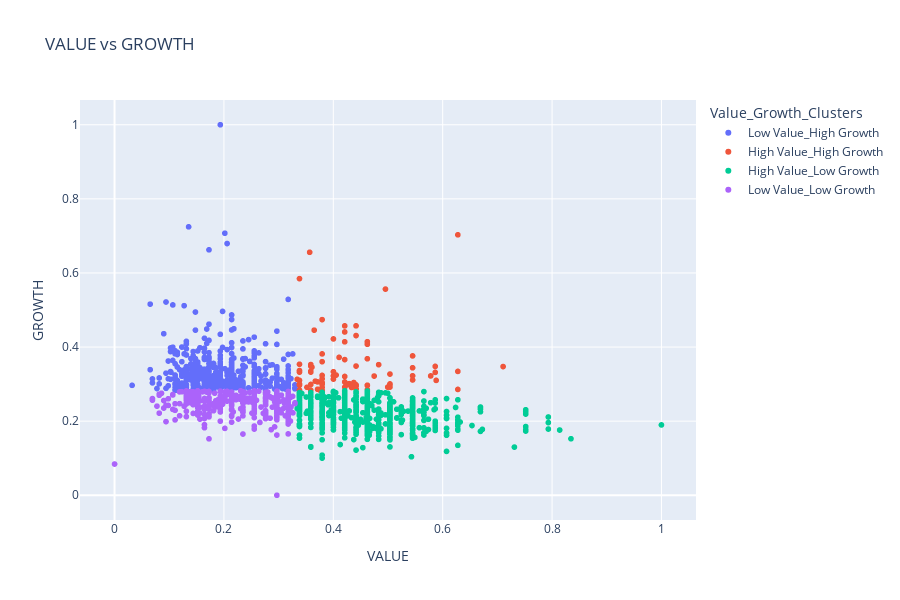

Notebook source saved alongside this figure:
### Code cell
import plotly.express as px

data_df['GROWTH_KME'] = data_df['GROWTH_KME'].map({1:'High Growth', 0: 'Low Growth'})
data_df['VALUE_KME'] = data_df['VALUE_KME'].map({1: 'High Value', 0: 'Low Value'})
data_df['GROWTH_KME'] = data_df['GROWTH_KME'].astype(str)
data_df['VALUE_KME'] = data_df['VALUE_KME'].astype(str)

# Concatenate 'VALUE_KME' and 'GROWTH_KME' for color
data_df['Value_Growth_Clusters'] = data_df['VALUE_KME'] + '_' + data_df['GROWTH_KME'].astype(str)

fig = px.scatter(data_df, x='VALUE', y='GROWTH', color='Value_Growth_Clusters', hover_name='LIGHTCAST_SKILL',title='VALUE vs GROWTH')
fig.update_layout(width=900, height=600) 
fig.show()

### Figure 1 — Plotly figure (JSON) as saved in the notebook; plotly's stock layout.template omitted (floating-point values rounded to 4 significant figures; data arrays with more than 128 entries replaced by an {"elided": "..."} marker saying what was removed)
{"data": [{"hovertemplate": "<b>%{hovertext}</b><br><br>Value_Growth_Clusters=Low Value_High Growth<br>VALUE=%{x}<br>GROWTH=%{y}<extra></extra>", "hovertext": {"elided": "485 str values"}, "legendgroup": "Low Value_High Growth", "marker": {"color": "#636efa", "symbol": "circle"}, "mode": "markers", "name": "Low Value_High Growth", "showlegend": true, "type": "scattergl", "x": {"elided": "485 float values"}, "xaxis": "x", "y": {"elided": "485 float values"}, "yaxis": "y"}, {"hovertemplate": "<b>%{hovertext}</b><br><br>Value_Growth_Clusters=High Value_High Growth<br>VALUE=%{x}<br>GROWTH=%{y}<extra></extra>", "hovertext": ["employee engagement strategy", "new business development", "business negotiation", "business process improvement", "corporate laws", "sustainability reporting", "environmental social and corporate governance (esg)", "business ethics", "naval architecture", "applications of artificial intelligence", "job/batch scheduling", "crisis communications", "budget management", "distribution strategies", "security investigations", "operational maintenance", "commissioning qualification validation (cqv)", "hazard identification", "cultural sensitivity", "design for manufacture and assembly (dfma)", "emerging technologies", "overcoming obstacles", "organizational performance", "organizational strategy", "front-end engineering", "development management", "operational reporting", "battery management", "pricing strategies", "proposal management", "operational planning", "financial management", "proposal development", "business acquisition", "market dynamics", "personnel selection", "human resource strategy", "talent management programs and policies", "demand analysis", "corporate sustainability", "sustainability strategies", "logistics strategy", "supply chain strategy", "strategic alignment", "sales excellence", "project integration", "market positioning", "drive testing", "sailing", "operational performance management", "group dynamics", "carbon markets", "stewardship", "sustainability initiatives", "collaboration", "ab initio (software)", "project management software", "aws sagemaker", "aspen hysys", "syntax", "plant design management system (pdms)", "control-m (batch scheduling software)", "aws cli (command line interface)", "azure active directory", "azure data lake", "distributed file systems", "collibra (software)", "optimization software", "figma (design software)", "miro", "gitlab", "real-time operating systems", "z/os", "qnx (software)", "language integrated query", "hyper-v", "powerapps", "power bi", "next.js (javascript library)", "package management systems", "pytorch (machine learning library)", "radio-frequency identification", "sap s 4hana", "x86 architecture", "instant messaging"], "legendgroup": "High Value_High Growth", "marker": {"color": "#EF553B", "symbol": "circle"}, "mode": "markers", "name": "High Value_High Growth", "showlegend": true, "type": "scattergl", "x": [0.3568, 0.334, 0.3518, 0.3795, 0.4995, 0.3795, 0.4747, 0.3382, 0.3588, 0.4209, 0.5036, 0.3588, 0.3671, 0.4209, 0.4416, 0.3382, 0.4209, 0.4416, 0.4209, 0.3382, 0.4623, 0.4209, 0.4002, 0.545, 0.3795, 0.3754, 0.3609, 0.3588, 0.3795, 0.3795, 0.3382, 0.3588, 0.4416, 0.4052, 0.4623, 0.3382, 0.3588, 0.3713, 0.4333, 0.4623, 0.4209, 0.4105, 0.425, 0.5781, 0.6277, 0.4002, 0.3795, 0.5881, 0.7104, 0.3795, 0.4623, 0.6277, 0.545, 0.4002, 0.4292, 0.4953, 0.3713, 0.545, 0.4209, 0.3588, 0.3795, 0.545, 0.4416, 0.3795, 0.5864, 0.4416, 0.6277, 0.4416, 0.3382, 0.3382, 0.4623, 0.3795, 0.4829, 0.4002, 0.4416, 0.3382, 0.365, 0.3795, 0.5036, 0.5036, 0.5036, 0.3795, 0.5864, 0.4374, 0.4623], "xaxis": "x", "y": [0.6558, 0.3129, 0.2913, 0.474, 0.2917, 0.3815, 0.3217, 0.5847, 0.3349, 0.3206, 0.3271, 0.3324, 0.308, 0.3058, 0.2981, 0.3004, 0.4572, 0.431, 0.2916, 0.3536, 0.2964, 0.4141, 0.3333, 0.3223, 0.3234, 0.2838, 0.3457, 0.3485, 0.3605, 0.291, 0.2972, 0.3528, 0.2944, 0.3244, 0.4144, 0.3366, 0.299, 0.286, 0.2909, 0.3684, 0.3661, 0.3721, 0.2978, 0.322, 0.2856, 0.3222, 0.3, 0.3101, 0.3473, 0.2993, 0.2847, 0.7029, 0.3761, 0.4219, 0.3013, 0.5564, 0.3059, 0.3441, 0.4407, 0.2833, 0.3043, 0.3112, 0.4573, 0.3009, 0.3478, 0.3487, 0.3342, 0.2855, 0.31, 0.3323, 0.297, 0.2833, 0.3524, 0.3135, 0.2876, 0.2838, 0.4456, 0.3028, 0.2977, 0.3004, 0.292, 0.3144, 0.3317, 0.3042, 0.4075], "yaxis": "y"}, {"hovertemplate": "<b>%{hovertext}</b><br><br>Value_Growth_Clusters=High Value_Low Growth<br>VALUE=%{x}<br>GROWTH=%{y}<extra></extra>", "hovertext": {"elided": "612 str values"}, "legendgroup": "High Value_Low Growth", "marker": {"color": "#00cc96", "symbol": "circle"}, "mode": "markers", "name": "High Value_Low Growth", "showlegend": true, "type": "scattergl", "x": {"elided": "612 float values"}, "xaxis": "x", "y": {"elided": "612 float values"}, "yaxis": "y"}, {"hovertemplate": "<b>%{hovertext}</b><br><br>Value_Growth_Clusters=Low Value_Low Growth<br>VALUE=%{x}<br>GROWTH=%{y}<extra></extra>", "hovertext": {"elided": "365 str values"}, "legendgroup": "Low Value_Low Growth", "marker": {"color": "#ab63fa", "symbol": "circle"}, "mode": "markers", "name": "Low Value_Low Growth", "showlegend": true, "type": "scattergl", "x": {"elided": "365 float values"}, "xaxis": "x", "y": {"elided": "365 float values"}, "yaxis": "y"}], "layout": {"height": 600, "legend": {"title": {"text": "Value_Growth_Clusters"}, "tracegroupgap": 0}, "title": {"text": "VALUE vs GROWTH"}, "width": 900, "xaxis": {"anchor": "y", "domain": [0, 1], "title": {"text": "VALUE"}}, "yaxis": {"anchor": "x", "domain": [0, 1], "title": {"text": "GROWTH"}}}}
